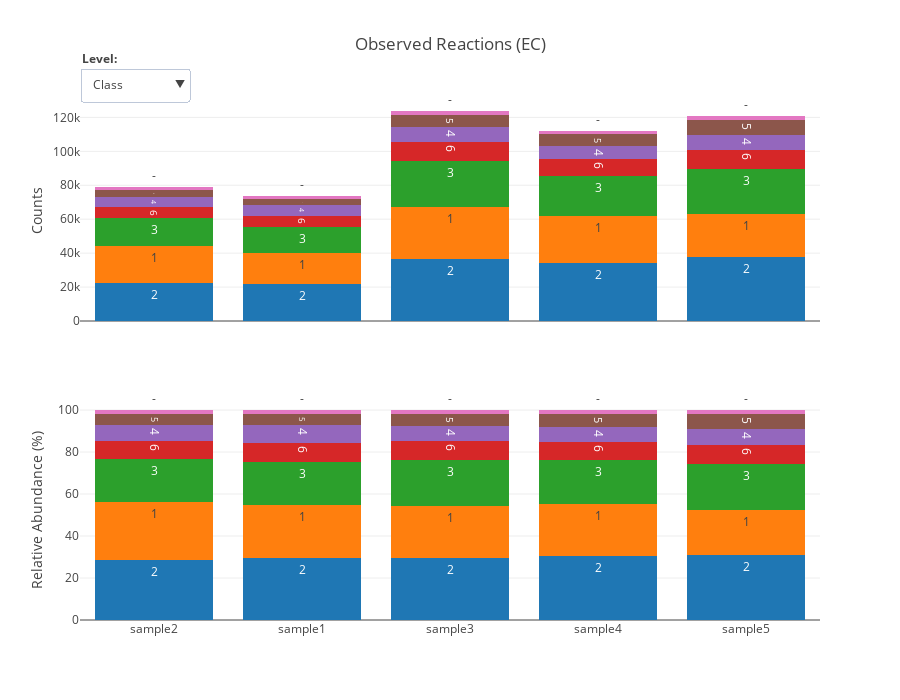

Notebook cell for this chart:
### Markdown cell above
Each level of ECs are dependent on the previous level to make sense, so we will specify `dependent`:

### Code cell
fig = relatively.abundance_figure(
    "../data/reactions.txt", ["class", "subclass", "subsubclass"],
    ["sample1", "sample2", "sample3", "sample4", "sample5"],
    title="Observed Reactions (EC)",
    dependent=".")
plotly.offline.iplot(fig)
